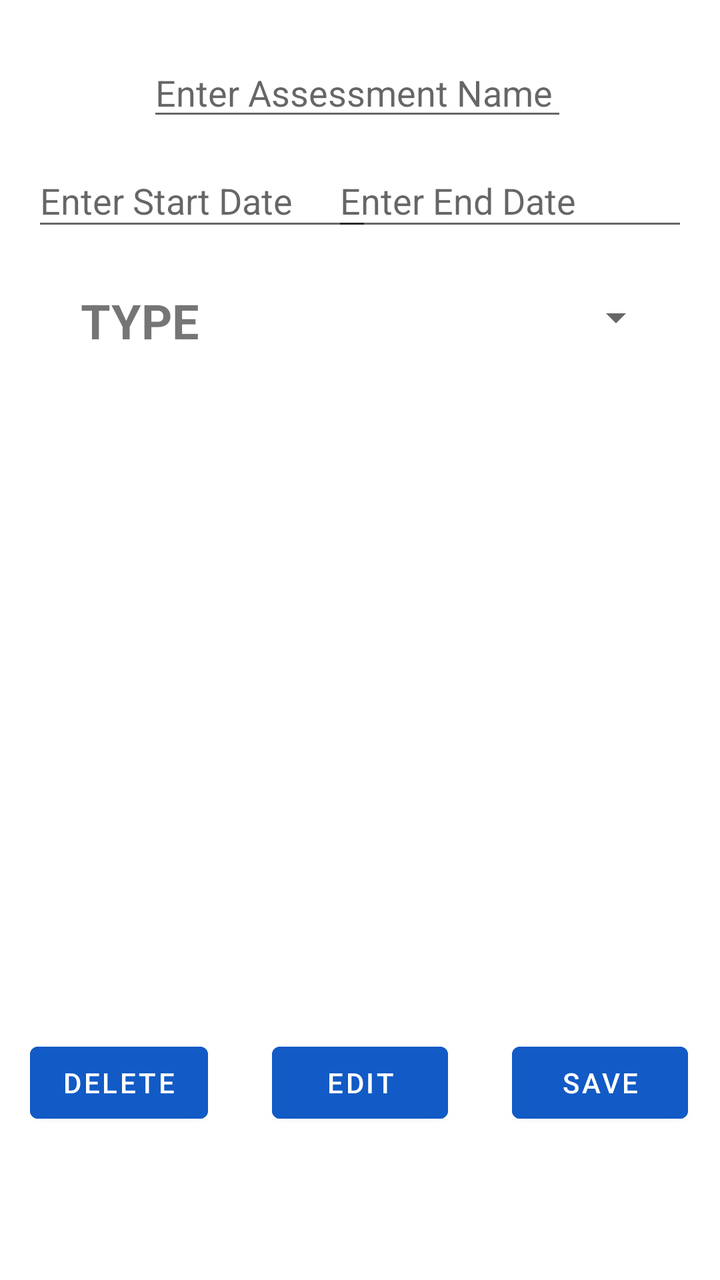
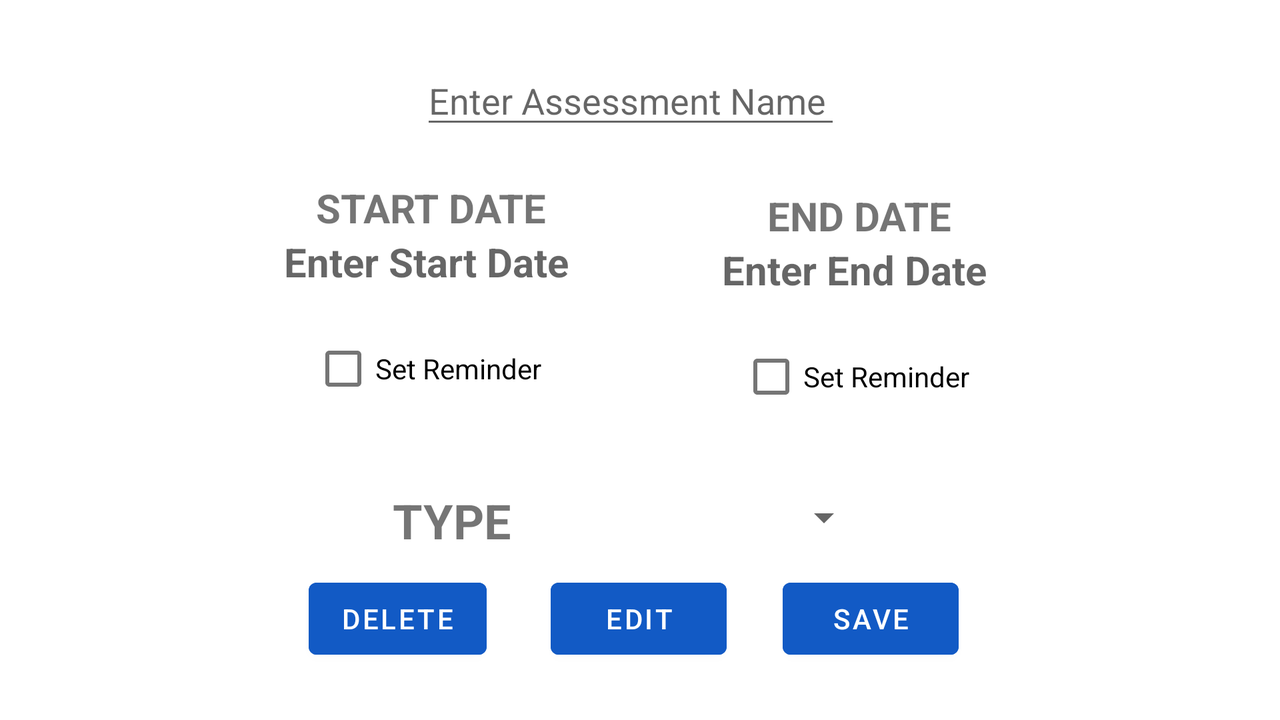

The same Android screen from two of the app's own layout files: first res/layout/ as a phone draws it, then the repository's variant for another configuration, drawn on a device whose configuration selects that folder. Both files follow.
<!-- AndroidManifest.xml: application theme Theme.SchoolPlanner -->
<!-- res/layout/activity_assessment_detail.xml -->
<?xml version="1.0" encoding="utf-8"?>
<androidx.constraintlayout.widget.ConstraintLayout xmlns:android="http://schemas.android.com/apk/res/android"
    xmlns:app="http://schemas.android.com/apk/res-auto"
    xmlns:tools="http://schemas.android.com/tools"
    android:layout_width="match_parent"
    android:layout_height="match_parent"
    tools:context=".userinterface.AssessmentDetailController">

    <EditText
        android:id="@+id/startDateText"
        android:layout_width="170dp"
        android:layout_height="43dp"
        android:layout_marginStart="16dp"
        android:layout_marginTop="12dp"
        android:ems="10"
        android:hint="@string/enter_start_date"
        android:inputType="date"
        app:layout_constraintStart_toStartOf="parent"
        app:layout_constraintTop_toBottomOf="@+id/assessmentNameText" />

    <EditText
        android:id="@+id/endDateText"
        android:layout_width="178dp"
        android:layout_height="43dp"
        android:layout_marginTop="12dp"
        android:layout_marginEnd="16dp"
        android:ems="10"
        android:hint="@string/enter_end_date"
        android:inputType="date"
        app:layout_constraintEnd_toEndOf="parent"
        app:layout_constraintTop_toBottomOf="@+id/assessmentNameText" />

    <EditText
        android:id="@+id/assessmentNameText"
        android:layout_width="wrap_content"
        android:layout_height="wrap_content"
        android:layout_marginTop="24dp"
        android:ems="10"
        android:hint="@string/enter_assessment_name"
        android:inputType="textPersonName"
        app:layout_constraintEnd_toEndOf="parent"
        app:layout_constraintHorizontal_bias="0.492"
        app:layout_constraintStart_toStartOf="parent"
        app:layout_constraintTop_toTopOf="parent" />

    <Button
        android:id="@+id/assessmentSaveButton"
        android:layout_width="wrap_content"
        android:layout_height="wrap_content"
        android:layout_marginStart="32dp"
        android:layout_marginTop="452dp"
        android:backgroundTint="#125AC5"
        android:onClick="save"
        android:text="@string/save"
        app:layout_constraintStart_toEndOf="@+id/assessmentEditButton"
        app:layout_constraintTop_toBottomOf="@+id/assessmentNameText" />

    <Button
        android:id="@+id/assessmentDeleteButton"
        android:layout_width="wrap_content"
        android:layout_height="wrap_content"
        android:layout_marginTop="452dp"
        android:layout_marginEnd="32dp"
        android:backgroundTint="#125AC5"
        android:onClick="delete"
        android:text="@string/delete"
        app:layout_constraintEnd_toStartOf="@+id/assessmentEditButton"
        app:layout_constraintTop_toBottomOf="@+id/assessmentNameText" />

    <Button
        android:id="@+id/assessmentEditButton"
        android:layout_width="wrap_content"
        android:layout_height="wrap_content"
        android:layout_marginTop="452dp"
        android:backgroundTint="#125AC5"
        android:onClick="edit"
        android:text="@string/edit"
        app:layout_constraintEnd_toEndOf="parent"
        app:layout_constraintStart_toStartOf="parent"
        app:layout_constraintTop_toBottomOf="@+id/assessmentNameText" />

    <TextView
        android:id="@+id/textView3"
        android:layout_width="wrap_content"
        android:layout_height="wrap_content"
        android:layout_marginStart="40dp"
        android:text="@string/type"
        android:textAlignment="center"
        android:textSize="24sp"
        android:textStyle="bold"
        app:layout_constraintBottom_toBottomOf="@+id/typeSpinner"
        app:layout_constraintStart_toStartOf="parent"
        app:layout_constraintTop_toTopOf="@+id/typeSpinner"
        app:layout_constraintVertical_bias="1.0" />

    <Spinner
        android:id="@+id/typeSpinner"
        android:layout_width="260dp"
        android:layout_height="35dp"
        android:layout_marginTop="76dp"
        android:layout_marginEnd="28dp"
        app:layout_constraintEnd_toEndOf="parent"
        app:layout_constraintTop_toBottomOf="@+id/assessmentNameText" />

</androidx.constraintlayout.widget.ConstraintLayout>
<!-- resources referenced by this layout -->
<resources>
  <string name="delete">DELETE</string>
  <string name="edit">EDIT</string>
  <string name="enter_assessment_name">Enter Assessment Name</string>
  <string name="enter_end_date">Enter End Date</string>
  <string name="enter_start_date">Enter Start Date</string>
  <string name="save">SAVE</string>
  <string name="type">TYPE</string>
  <style name="Theme.SchoolPlanner" parent="Theme.MaterialComponents.DayNight.NoActionBar">
          
          <item name="colorPrimary">@color/purple_500</item>
          <item name="colorPrimaryVariant">@color/purple_700</item>
          <item name="colorOnPrimary">@color/white</item>
          
          <item name="colorSecondary">@color/teal_200</item>
          <item name="colorSecondaryVariant">@color/teal_700</item>
          <item name="colorOnSecondary">@color/black</item>
          
          <item name="android:statusBarColor" tools:targetApi="l">?attr/colorPrimaryVariant</item>
          
          <item name="android:windowFullscreen">true</item>
      </style>
</resources>
<!-- res/layout-land/activity_assessment_detail.xml (the repository's variant of the layout above) -->
<!-- drawn on the phone turned sideways -->
<?xml version="1.0" encoding="utf-8"?>
<androidx.constraintlayout.widget.ConstraintLayout xmlns:android="http://schemas.android.com/apk/res/android"
    xmlns:app="http://schemas.android.com/apk/res-auto"
    xmlns:tools="http://schemas.android.com/tools"
    android:layout_width="match_parent"
    android:layout_height="match_parent"
    tools:context=".userinterface.AssessmentDetailController">

    <TextView
        android:id="@+id/textView8"
        android:layout_width="wrap_content"
        android:layout_height="wrap_content"
        android:text="@string/start_date"
        android:textAlignment="center"
        android:textSize="20sp"
        android:textStyle="bold"
        app:layout_constraintBottom_toTopOf="@+id/startDateText"
        app:layout_constraintEnd_toEndOf="@+id/startDateText"
        app:layout_constraintHorizontal_bias="0.547"
        app:layout_constraintStart_toStartOf="@+id/startDateText" />

    <TextView
        android:id="@+id/textView9"
        android:layout_width="wrap_content"
        android:layout_height="wrap_content"
        android:text="@string/end_date"
        android:textAlignment="center"
        android:textSize="20sp"
        android:textStyle="bold"
        app:layout_constraintBottom_toTopOf="@+id/endDateText"
        app:layout_constraintEnd_toEndOf="@+id/endDateText"
        app:layout_constraintHorizontal_bias="0.532"
        app:layout_constraintStart_toStartOf="@+id/endDateText" />

    <TextView
        android:id="@+id/startDateText"
        android:layout_width="170dp"
        android:layout_height="43dp"
        android:layout_marginStart="128dp"
        android:layout_marginTop="48dp"
        android:ems="10"
        android:hint="@string/enter_start_date"
        android:textAlignment="center"
        android:textSize="20sp"
        android:textStyle="bold"
        app:layout_constraintStart_toStartOf="parent"
        app:layout_constraintTop_toBottomOf="@+id/assessmentNameText" />

    <TextView
        android:id="@+id/endDateText"
        android:layout_width="170dp"
        android:layout_height="43dp"
        android:layout_marginTop="52dp"
        android:layout_marginEnd="128dp"
        android:ems="10"
        android:hint="@string/enter_end_date"
        android:textAlignment="center"
        android:textSize="20sp"
        android:textStyle="bold"
        app:layout_constraintEnd_toEndOf="parent"
        app:layout_constraintTop_toBottomOf="@+id/assessmentNameText" />

    <EditText
        android:id="@+id/assessmentNameText"
        android:layout_width="wrap_content"
        android:layout_height="wrap_content"
        android:layout_marginTop="28dp"
        android:ems="10"
        android:hint="@string/enter_assessment_name"
        android:inputType="textPersonName"
        app:layout_constraintEnd_toEndOf="parent"
        app:layout_constraintHorizontal_bias="0.489"
        app:layout_constraintStart_toStartOf="parent"
        app:layout_constraintTop_toTopOf="parent" />

    <Button
        android:id="@+id/assessmentSaveButton"
        android:layout_width="wrap_content"
        android:layout_height="wrap_content"
        android:layout_marginStart="28dp"
        android:backgroundTint="#125AC5"
        android:onClick="save"
        android:text="@string/save"
        app:layout_constraintBottom_toBottomOf="@+id/assessmentEditButton"
        app:layout_constraintStart_toEndOf="@+id/assessmentEditButton"
        app:layout_constraintTop_toTopOf="@+id/assessmentEditButton" />

    <Button
        android:id="@+id/assessmentDeleteButton"
        android:layout_width="wrap_content"
        android:layout_height="wrap_content"
        android:layout_marginEnd="32dp"
        android:backgroundTint="#125AC5"
        android:onClick="delete"
        android:text="@string/delete"
        app:layout_constraintBottom_toBottomOf="@+id/assessmentEditButton"
        app:layout_constraintEnd_toStartOf="@+id/assessmentEditButton"
        app:layout_constraintTop_toTopOf="@+id/assessmentEditButton" />

    <Button
        android:id="@+id/assessmentEditButton"
        android:layout_width="wrap_content"
        android:layout_height="wrap_content"
        android:layout_marginTop="216dp"
        android:backgroundTint="#125AC5"
        android:onClick="edit"
        android:text="@string/edit"
        app:layout_constraintEnd_toEndOf="parent"
        app:layout_constraintHorizontal_bias="0.499"
        app:layout_constraintStart_toStartOf="parent"
        app:layout_constraintTop_toBottomOf="@+id/assessmentNameText" />

    <TextView
        android:id="@+id/textView3"
        android:layout_width="wrap_content"
        android:layout_height="wrap_content"
        android:layout_marginStart="196dp"
        android:text="@string/type"
        android:textAlignment="center"
        android:textSize="24sp"
        android:textStyle="bold"
        app:layout_constraintBottom_toBottomOf="@+id/typeSpinner"
        app:layout_constraintStart_toStartOf="parent"
        app:layout_constraintTop_toTopOf="@+id/typeSpinner"
        app:layout_constraintVertical_bias="1.0" />

    <Spinner
        android:id="@+id/typeSpinner"
        android:layout_width="260dp"
        android:layout_height="35dp"
        android:layout_marginTop="172dp"
        android:layout_marginEnd="204dp"
        app:layout_constraintEnd_toEndOf="parent"
        app:layout_constraintTop_toBottomOf="@+id/assessmentNameText" />

    <CheckBox
        android:id="@+id/startReminderBox"
        android:layout_width="wrap_content"
        android:layout_height="wrap_content"
        android:text="@string/notifyme"
        app:layout_constraintEnd_toEndOf="@+id/startDateText"
        app:layout_constraintStart_toStartOf="@+id/startDateText"
        app:layout_constraintTop_toBottomOf="@+id/startDateText" />

    <CheckBox
        android:id="@+id/endReminderBox"
        android:layout_width="wrap_content"
        android:layout_height="wrap_content"
        android:text="@string/notifyme"
        app:layout_constraintEnd_toEndOf="@+id/endDateText"
        app:layout_constraintStart_toStartOf="@+id/endDateText"
        app:layout_constraintTop_toBottomOf="@+id/endDateText" />

</androidx.constraintlayout.widget.ConstraintLayout>
<!-- resources referenced by the variant -->
<!-- as the phone turned sideways resolves them -->
<resources>
  <string name="delete">DELETE</string>
  <string name="edit">EDIT</string>
  <string name="end_date">END DATE</string>
  <string name="enter_assessment_name">Enter Assessment Name</string>
  <string name="enter_end_date">Enter End Date</string>
  <string name="enter_start_date">Enter Start Date</string>
  <string name="notifyme">Set Reminder</string>
  <string name="save">SAVE</string>
  <string name="start_date">START DATE</string>
  <string name="type">TYPE</string>
  <style name="Theme.SchoolPlanner" parent="Theme.MaterialComponents.DayNight.NoActionBar">
          
          <item name="colorPrimary">@color/purple_500</item>
          <item name="colorPrimaryVariant">@color/purple_700</item>
          <item name="colorOnPrimary">@color/white</item>
          
          <item name="colorSecondary">@color/teal_200</item>
          <item name="colorSecondaryVariant">@color/teal_700</item>
          <item name="colorOnSecondary">@color/black</item>
          
          <item name="android:statusBarColor" tools:targetApi="l">?attr/colorPrimaryVariant</item>
          
          <item name="android:windowFullscreen">true</item>
      </style>
</resources>
